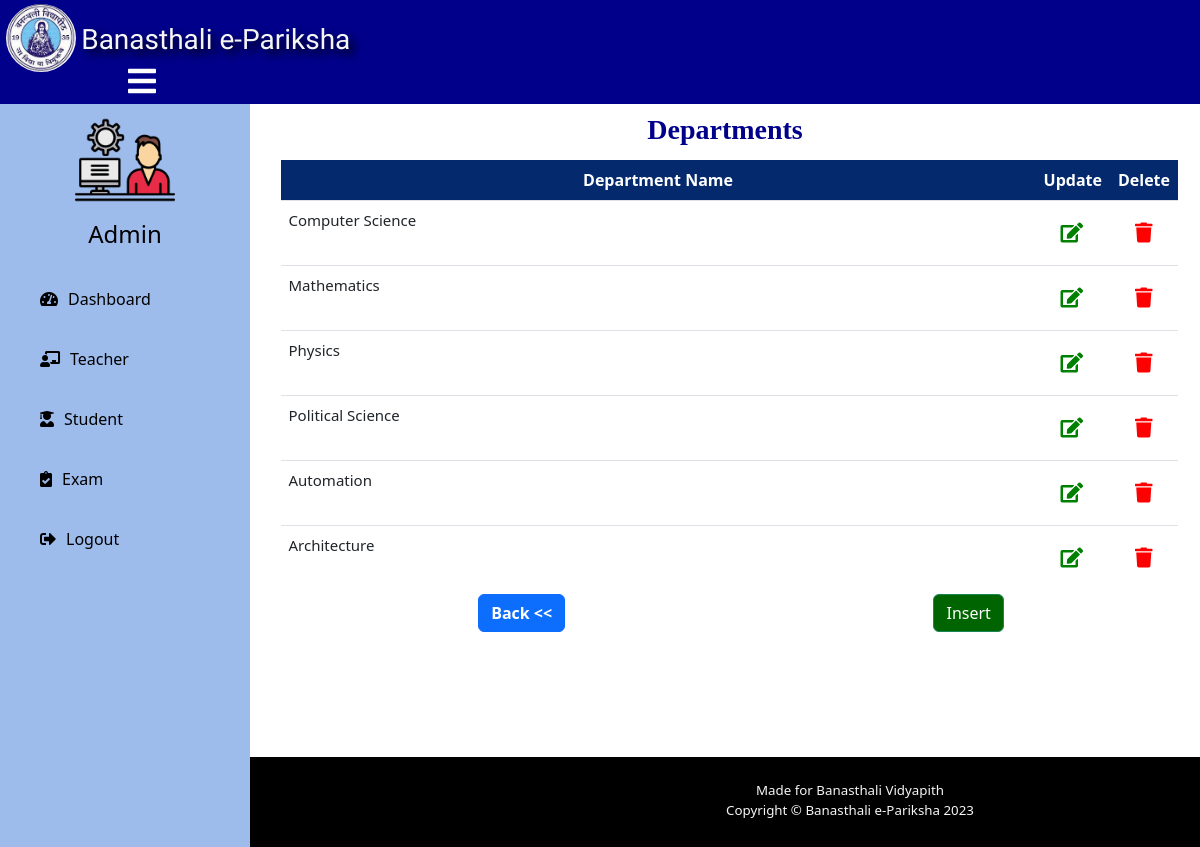
The page /admin-head/department-record (signed in) on the database its author committed.
### quiz/models.py (models this page shows, shortened)
class DepartmentTable(models.Model):
    DepartmentName=models.CharField(max_length=30)

### quiz/views.py (the view)
# urls.py: path('department-record',views.department,name="Department"),
@cache_control(no_cache=True, must_revalidate=True, no_store=True)
@login_required(login_url='Admin login')
def department(request):
    departmentList=DepartmentTable.objects.all()
    context={'list':departmentList}
    return render(request,'admin/department_record.html',context)

### templates/admin/department_record.html (shortened to what this page needs)
{% extends 'admin/adminbase.html' %}
{% block content %}
{% load static %}
<head>
  </head>
  <br><br>
  <div class="container">
    <div class="panel panel-primary">
      <div class="panel-heading" style="display: flex;justify-content: center;height:20px;margin-top:-55px;margin-bottom:-5px;">
        <h3 class="panel-title" style="text-align:center;font-family: 'Times New Roman', Times, serif;font-weight: bold;color: darkblue;">Departments</h3>
      </div>
      <div class="outer-wrapper" style="display: flex;justify-content: center;">
          <div class="table-wrapper">
            <table class="table">
              <thead>
                        <th id="t">Department Name</th>
                        <th id="t">Update</th>
                        <th id="t">Delete</th>
              </thead>
              <tbody>
                        {% for i in list %}
                        <tr>
                        <td>{{i.DepartmentName}}</td>
                        <td style="width:5px;"><a class="btn btn btn-lg" href="{% url 'Update Department' i.DepartmentName %}"><i class="fas fa-edit" style="color:green;"></i></a></td>
                        <td style="width:5px;"><a class="btn btn btn-lg" href="{% url 'Delete Department' i.DepartmentName %}" onclick="return confirm('Press OK to confirm!')"><i class="fas fa-trash" style="color:red;"></i></a></td>
                        </tr>
                        {% endfor %}
              </tbody>
            </table>
          </div>
      </div>
    </div>
    <div style="display:flex; justify-content: space-around;">
      <div style="display:flex; justify-content: left; margin-left: 2em;">
        <a class="btn btn-primary btn-md" href="{% url 'Welcome Admin' %}"><span><b>Back <<</b></span></a>
      </div>
      <div class="insert">
        <a class="btn btn-success" href="{% url 'Insert Department' %}" ><span>Insert</span></a>
      </div>
    </div>
  </div>
  <br><br>
  {% endblock content %}

### templates/admin/adminbase.html (style rules this page uses)
:root { --Snigle-font:"Sniglet",cursive; --Lobster:"Lobster",cursive; --Lobster_two:"Lobster Two",cursive; --Acme:"Acme",cursive; --light-black:#2e2c2caf; --bggradient:linear-gradient(to bottom, #11349c, #76f1f1); --light-gray:rgba(255,255,255,0.7); --maingradient:linear-gradient(to left,#e6e6e9, #76f1f1); }
a:link { text-decoration: none; }
body { margin: 0; padding: 0; font-family: "Gill Sans", sans-serif;; }

### templates/admin/department_record.html (style rules this page uses)
a:link { text-decoration: none; }
.outer-wrapper { margin:10px; margin-left: 2%; border-radius: 4px; max-width: fit-content; max-height: fit-content; }
.table-wrapper { overflow-y: scroll; height: fit-content; max-height: 50vh; width:170vh; margin-top: 22px; }
table { min-width: max-content; border-collapse: separate; border-spacing: 0px; }
table th { position: sticky; top: 0px; text-align: center; }
#t { background-color: rgb(4, 42, 109); color:white; font-weight: bold; }
table th, table td { padding: 15px; padding-top: 10px; padding-bottom: 10px; }
table td { text-align: left; font-size: 15px; }
.insert { justify-content: center; display: flex; }
.insert a { background-color: darkgreen; color:white; }

### templates/footer_dashboard.html (style rules this page uses)
* { box-sizing:border-box; }
:root { --Snigle-font:"Sniglet",cursive; --Lobster:"Lobster",cursive; --Lobster_two:"Lobster Two",cursive; --Acme:"Acme",cursive; --light-black:#2e2c2caf; --bggradient:rgba(3, 63, 159, 0.996); --light-gray:rgba(255,255,255,0.7); --maingradient1:linear-gradient(to left,#e6e6e9, #76f1f1); }

### rows shown on the page
DepartmentTable: DepartmentName "Computer Science"
DepartmentTable: DepartmentName "Mathematics"
DepartmentTable: DepartmentName "Physics"
DepartmentTable: DepartmentName "Political Science"
DepartmentTable: DepartmentName "Automation"
DepartmentTable: DepartmentName "Architecture"
